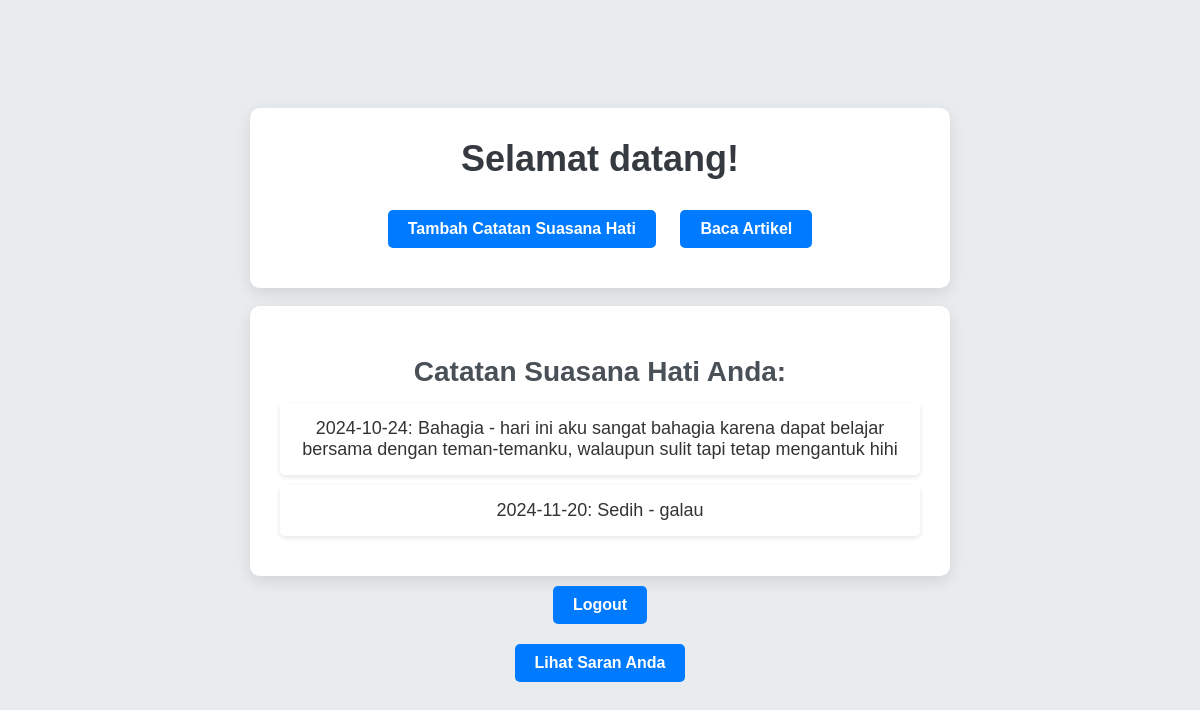
Page /dashboard.php (signed in) on the committed database.
### tables this page shows
CREATE TABLE `catatan_suasana_hati` (
  `ID_Catatan` int(11) NOT NULL,
  `ID_Pengguna` int(11) NOT NULL,
  `Tanggal` date NOT NULL,
  `Suasana_Hati` enum('Bahagia','Sedih','Cemas','Stres','Tenang') NOT NULL,
  `Catatan` text DEFAULT NULL
);

### dashboard.php (the view, shortened to what this page needs)
<?php
include 'db.php';
$userId = $_SESSION['ID_Pengguna'];
$sql = "SELECT * FROM Catatan_Suasana_Hati WHERE ID_Pengguna='$userId'";
$result = $conn->query($sql);
?>
<!DOCTYPE html>
<html lang="en">
<head>
</head>
<body>
    <div class="container">
        <h1>Selamat datang!</h1>
        <a href="add_mood.php">Tambah Catatan Suasana Hati</a>
        <a href="articles.php">Baca Artikel</a>
    </div>
    <br>
    <div class="container">
        <h2>Catatan Suasana Hati Anda:</h2>
        <ul>
        <?php while ($row = $result->fetch_assoc()): ?>
            <li><?php echo $row['Tanggal'] . ": " . $row['Suasana_Hati'] . " - " . $row['Catatan']; ?></li>
        <?php endwhile; ?>
        </ul>
    </div>
<a href="logout.php">Logout</a>
<a href="view_saran.php">Lihat Saran Anda</a>
</body>
</html>

### dashboard.php (style rules this page uses)
* { margin: 0; padding: 0; box-sizing: border-box; }
body { font-family: 'Arial', sans-serif; background-color: #e9ecef; display: flex; flex-direction: column; justify-content: center; align-items: center; height: 100vh; }
h1 { color: #343a40; font-size: 36px; margin-bottom: 20px; }
h2 { color: #495057; font-size: 28px; margin-top: 20px; margin-bottom: 15px; }
ul { list-style-type: none; padding: 0; }
li { background-color: #ffffff; margin: 10px 0; padding: 15px; border-radius: 5px; box-shadow: 0 2px 5px rgba(0, 0, 0, 0.1); font-size: 18px; color: #333; }
a { display: inline-block; margin: 10px 10px; padding: 10px 20px; background-color: #007bff; color: #fff; text-decoration: none; border-radius: 5px; transition: background-color 0.3s ease; font-weight: bold; }
.container { background-color: #ffffff; padding: 30px; border-radius: 10px; box-shadow: 0 5px 15px rgba(0, 0, 0, 0.1); width: 80%; max-width: 700px; text-align: center; }

### rows in the picture
catatan_suasana_hati: Tanggal "2024-10-24", Suasana_Hati "Bahagia", Catatan "hari ini aku sangat bahagia karena dapat belajar bersama dengan teman-temanku, walaupun sulit tapi tetap mengantuk hihi"
catatan_suasana_hati: Tanggal "2024-11-20", Suasana_Hati "Sedih", Catatan "galau"
